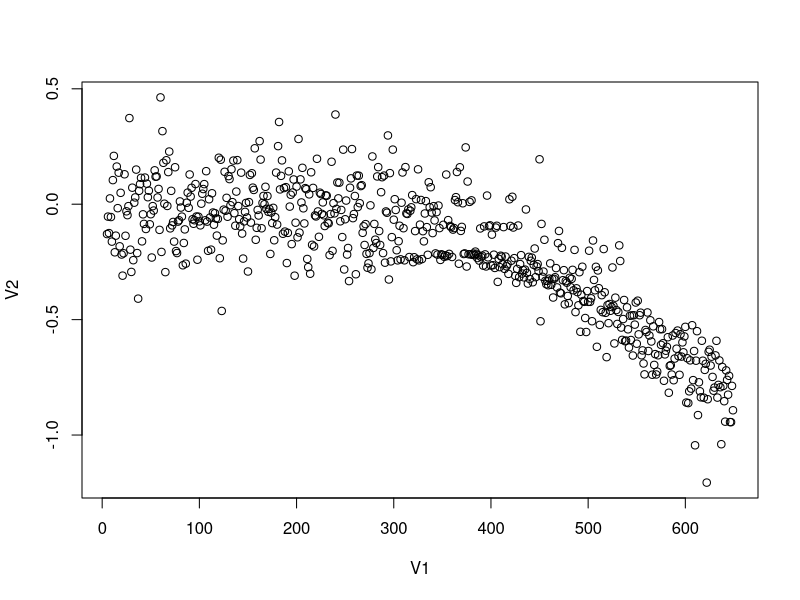
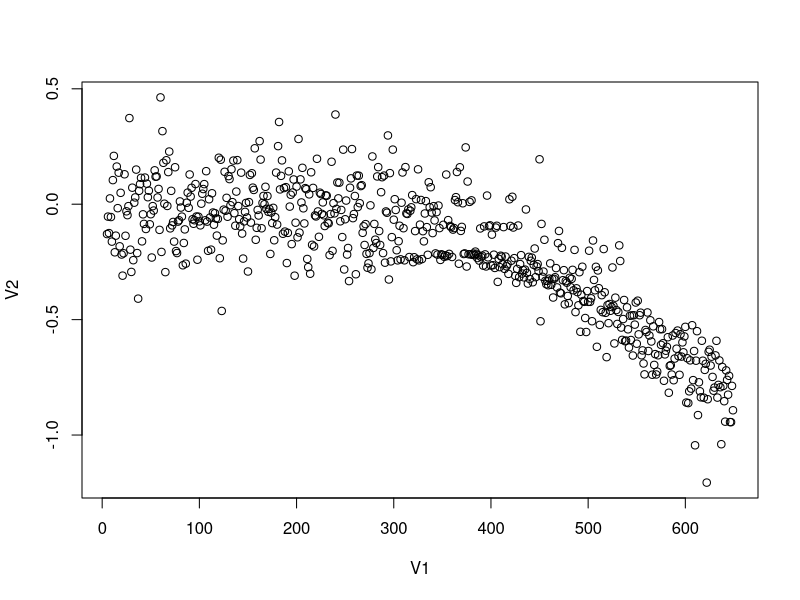

Generate these figures, in order, with R:

a <-read.csv("trial-final-17-20171229151203.csv", header = FALSE)
plot(a)
png("trial-final-17-20171229151203.csv.png")
plot(a)

